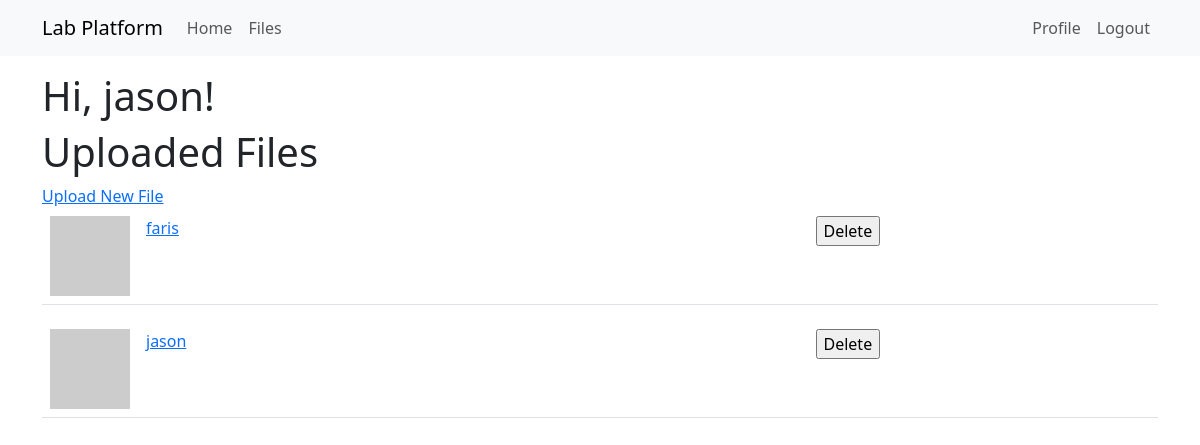
Before: /board (signed in) with the older database file.
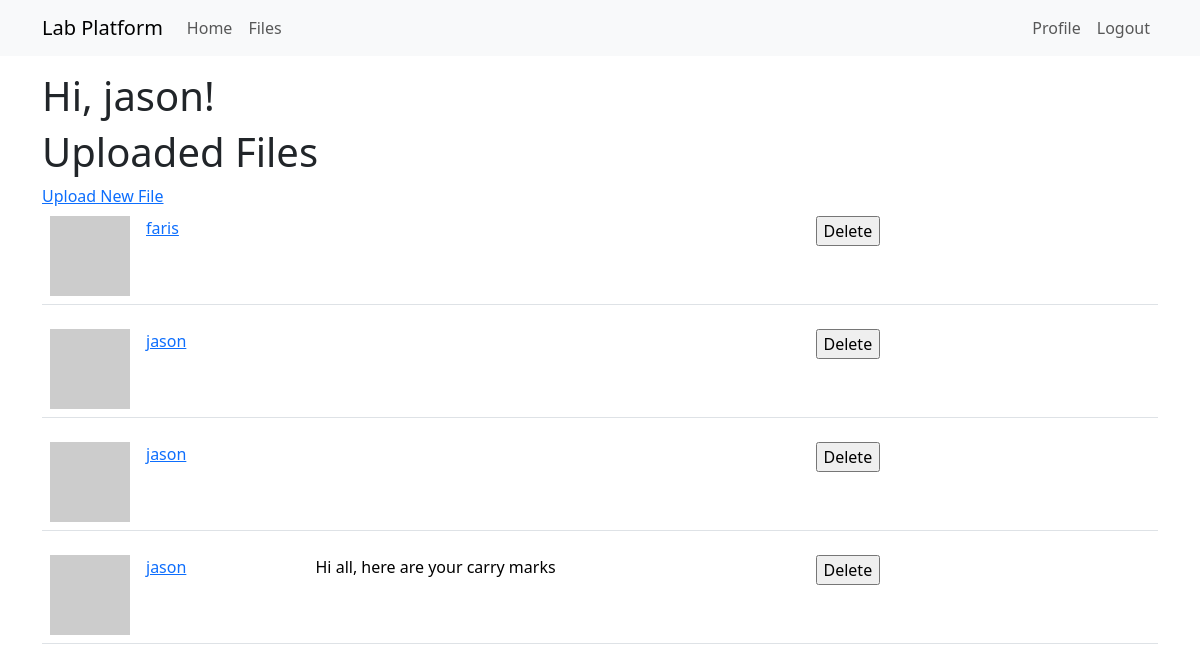
After: the same page with the newer database file.
### app/models.py (models this page shows, shortened)
class User(UserMixin, db.Model):
    id: so.Mapped[int] = so.mapped_column(primary_key=True)
    username: so.Mapped[str] = so.mapped_column(sa.String(64), index=True,
                                                unique=True)
    email: so.Mapped[str] = so.mapped_column(sa.String(120), index=True,
                                             unique=True)
    password_hash: so.Mapped[Optional[str]] = so.mapped_column(sa.String(256))
    posts: so.WriteOnlyMapped['Post'] = so.relationship(
        back_populates='author')
    files: so.WriteOnlyMapped['File'] = so.relationship(
        back_populates='uploader')
    role: so.Mapped[int] = so.mapped_column(sa.Integer, default=-1, index=True, unique=False)
    def avatar(self, size):
        digest = md5(self.email.lower().encode('utf-8')).hexdigest()
        return f'https://www.gravatar.com/avatar/{digest}?d=identicon&s={size}'
    def is_admin(self):
        return self.role == 0
    def is_lecturer(self):
        return self.role == 1

class File(db.Model):
    id: so.Mapped[int] = so.mapped_column(primary_key=True)
    filename: so.Mapped[str] = so.mapped_column(sa.String(140))
    timestamp: so.Mapped[datetime] = so.mapped_column(
        index=True, default=lambda: datetime.now(timezone.utc))
    user_id: so.Mapped[int] = so.mapped_column(sa.ForeignKey(User.id),
                                               index=True)
    path: so.Mapped[str] = so.mapped_column(sa.String(140))
    uploader: so.Mapped[User] = so.relationship(back_populates='files')
    description: so.Mapped[str] = so.mapped_column(sa.String(140), index=False, unique=False, nullable=True)

### app/routes.py (the view)
@app.route('/board', methods=['GET', 'POST'])
@login_required
def board():
    form =  DeleteFile()
    if form.validate_on_submit():
        file = db.session.scalar(sa.select(File).where(form.file_ID == File.id))
        db.session.delete(file)
        db.session.commit()
        flash('Deleted!')
    return render_template('board.html',title='Upload', form=form, files=db.session.scalars(sa.select(File)).all())

### app/forms.py
class DeleteFile(FlaskForm):
    form_id = int
    submit = SubmitField('Delete')

### app/models.py (called while the page is built)
@login.user_loader
def load_user(id):
    return db.session.get(User, int(id))

### app/templates/board.html
{% extends "base.html" %}
{% block content %}
    <h1>Hi, {{ current_user.username }}!</h1>
    <h1>Uploaded Files</h1>
    {% if current_user.is_lecturer() or current_user.is_admin() %}
        <a href="{{ url_for('upload') }}">Upload New File</a>
    {% endif %}
    {% for file in files %}
        {% include '_files.html' %}
    {% endfor %}
{% endblock %}

### app/templates/base.html (shortened to what this page needs)
<!doctype html>
<html>
<head>
    <link href="https://cdn.jsdelivr.net/npm/bootstrap@5.3.2/dist/css/bootstrap.min.css" rel="stylesheet"
>
</head>
<body>
    <nav class="navbar navbar-expand-lg bg-body-tertiary">
        <div class="container">
            <a class="navbar-brand" href="{{ url_for('index') }}">Lab Platform</a>
            <div class="collapse navbar-collapse" id="navbarSupportedContent">
                <ul class="navbar-nav me-auto mb-2 mb-lg-0">
                    <li class="nav-item">
                        <a class="nav-link" aria-current="page" href="{{url_for('index')}}">Home</a>
                    </li>
                    <li class="nav-item">
                        <a class="nav-link" aria-current="page" href="{{url_for('board')}}">Files</a>
                    </li>
                </ul>
                <ul class="navbar-nav mb-2 mb-lg-0">
                    {% if current_user.is_anonymous %}
                    <li class="nav-item">
                        <a class="nav-link" aria-current="page" href="{{ url_for('login') }}">Login</a>
                    </li>
                    {% else %}
                    <li class="nav-item">
                        <a class="nav-link" aria-current="page"
                            href="{{ url_for('user', username=current_user.username) }}">Profile</a>
                    </li>
                    <li class="nav-item">
                        <a class="nav-link" aria-current="page" href="{{ url_for('logout') }}">Logout</a>
                    </li>
                    {% endif %}
                </ul>
            </div>
        </div>
    </nav>
    <div class="container mt-3">
        {% block content %}{% endblock %}
    </div>
</body>
</html>

### app/templates/_files.html (shortened to what this page needs)
<table class="table table-hover">
    <tr>
        <td width="70px">
            <a href="{{ url_for('user', username=file.uploader.username) }}">
                <img src="{{ file.uploader.avatar(70) }}" />
            </a>
        </td>
        <td width="100px">
            <a href="{{ url_for('user', username=file.uploader.username) }}">
                {{ file.uploader.username }}
            </a>
        </td>
        <td>
        </td>
        <td width="500px">
            <p>
                {% if file.description %}
                {{ file.description }}
                {% endif %}
            </p>
        </td>
        <td>
            <form action="" method="post">
                <input type="submit" value="Delete">
            </form>
        </td>
    </tr>
</table>

Changed rows visible on the page:
added File: uploader.username "jason"
added File: uploader.username "jason", description "Hi all, here are your carry marks"
